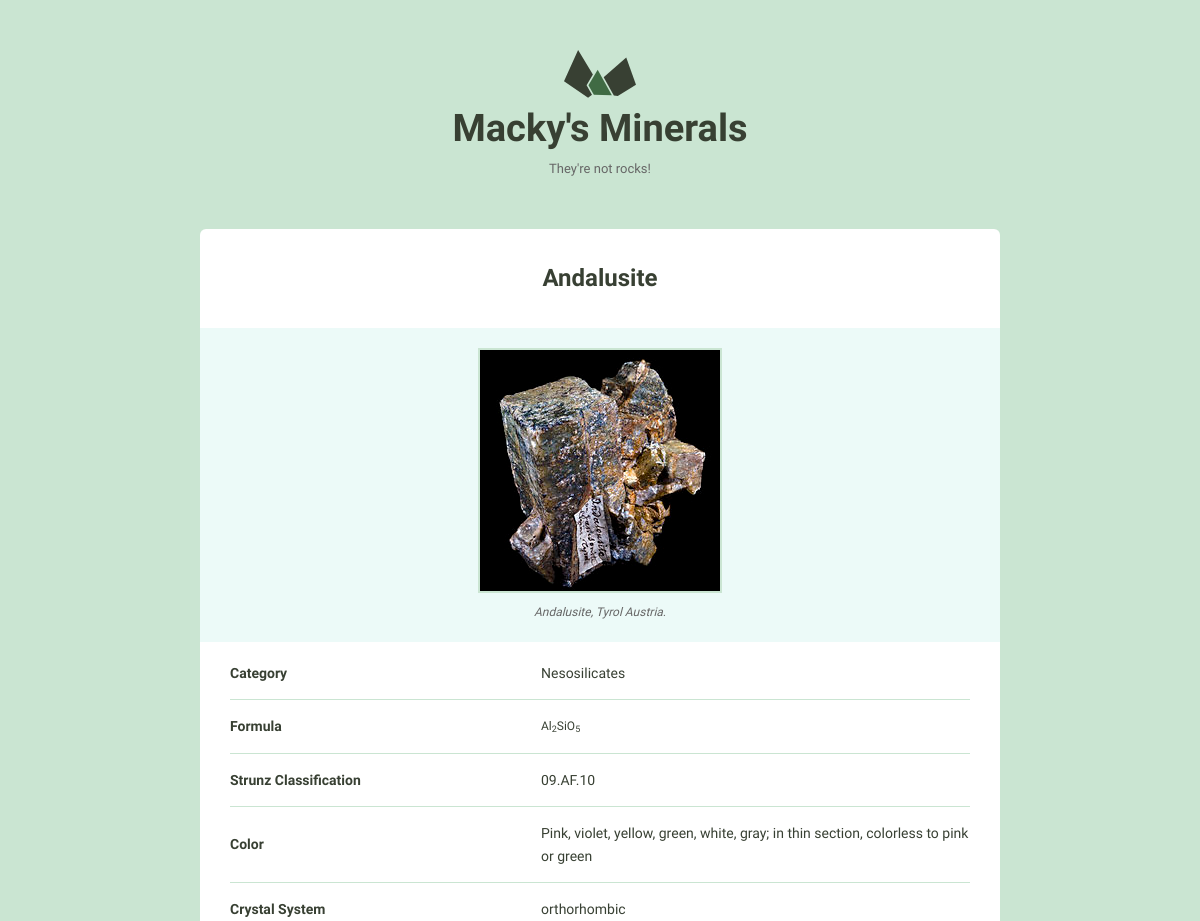
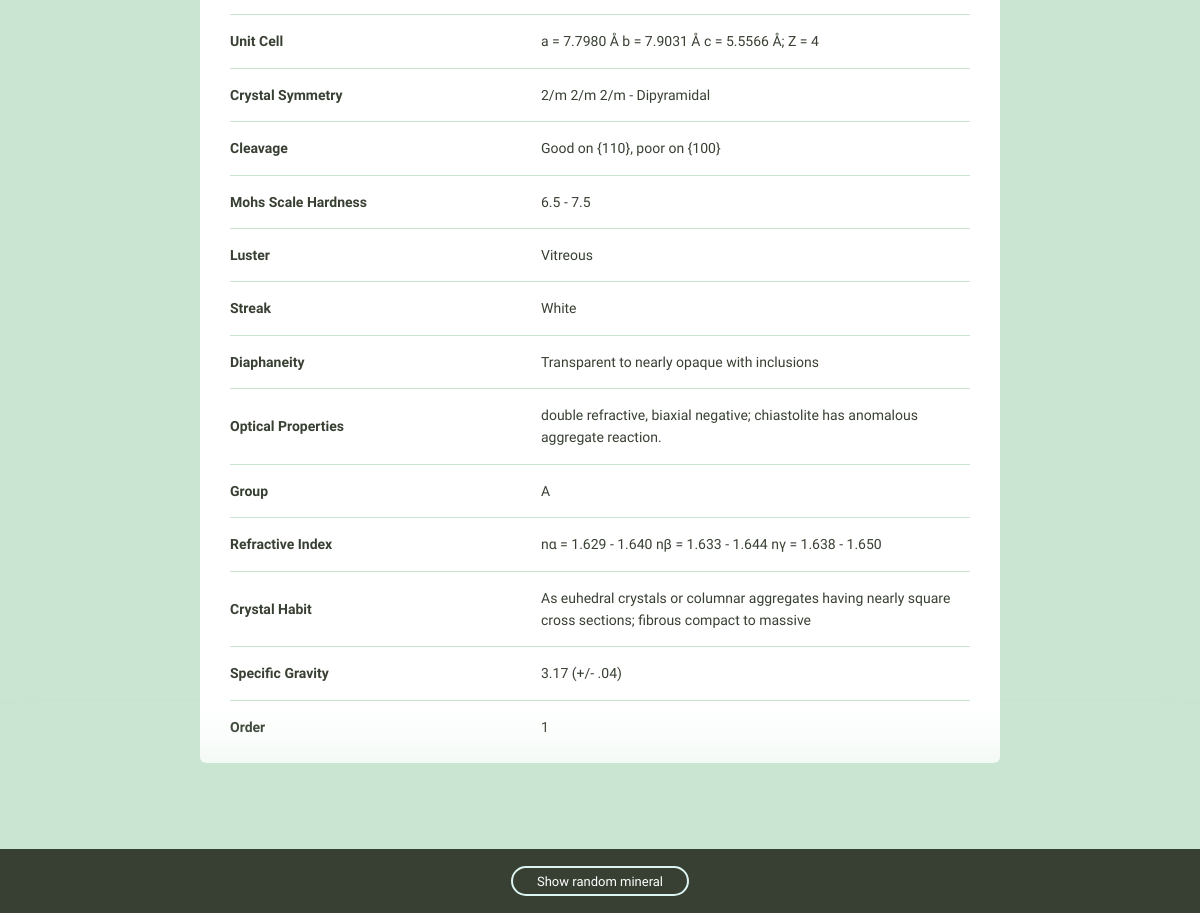
Page /14/ on the committed database (2 pictures, top to bottom).
### minerals/models.py (models this page shows)
class Mineral(models.Model):
    name = models.CharField(max_length=255)
    image_filename = models.CharField(max_length=535)
    image_caption = models.CharField(max_length=535)
    category = models.CharField(max_length=255)
    formula = models.CharField(max_length=255)
    strunz_classification = models.CharField(max_length=255, default='')
    color = models.CharField(max_length=255, default='')
    crystal_system = models.CharField(max_length=255, default='')
    unit_cell = models.CharField(max_length=535, default='')
    crystal_symmetry = models.CharField(max_length=255, default='')
    cleavage = models.CharField(max_length=255, default='')
    mohs_scale_hardness = models.CharField(max_length=255, default='')
    luster = models.CharField(max_length=255, default='')
    streak = models.CharField(max_length=255, default='')
    diaphaneity = models.CharField(max_length=255, default='')
    optical_properties = models.CharField(max_length=255, default='')
    group = models.CharField(max_length=255, default='')
    refractive_index = models.CharField(max_length=535, default='')
    crystal_habit = models.CharField(max_length=535, default='')
    specific_gravity = models.CharField(max_length=535, default='')
    order = models.IntegerField(default=0)
    class Meta:
        ordering = ['-order', 'name',]

### minerals/views.py (the view)
# urls.py: path('<int:pk>/', views.mineral_detail, name='detail'),
def mineral_detail(request, pk):
    mineral = get_object_or_404(Mineral, pk=pk)
    min_fields = get_mineral_fields(mineral)
    random_mineral = get_random_mineral_id()
    return render(request, 'minerals/mineral_detail.html', {
        'mineral': mineral,
        'fields': min_fields,
        'random_mineral': random_mineral
    })

### minerals/templatetags/attr.py (called while the page is built)
@register.filter
def titlize(string):
    return string.replace('_', ' ')

### minerals/views.py (called while the page is built)
def get_mineral_fields(mineral):
    fields = {}
    options = Mineral._meta
    min_fields = []
    ignore = ['id','name','image_caption','image_filename','category','formula']
    for field in sorted(options.concrete_fields + options.many_to_many):
        fields[field.name] = field
    for f in fields:
        val = getattr(mineral, f)
        if val != '' and f not in ignore:
            min_fields.append({
                'name': f,
                'value': val
            })
    return min_fields

def get_random_mineral_id():
    minerals = Mineral.objects.all()
    return randint(0, minerals.count())

### minerals/templates/minerals/mineral_detail.html (shortened to what this page needs)
{% extends "layout.html" %}
{% load static %}
{% load attr %}
{% block content %}
<div class="grid-100 mineral__container">
  <h1 class="mineral__name">{{ mineral.name }}</h1>
  <div class="mineral__image-bg">
    <img class="mineral__image" src="{% static 'images' %}/{{ mineral.name }}.jpg">
    <p class="mineral__caption">{{ mineral.image_caption }}</p>
  </div>
  <div class="mineral__table-container">
    <table class="mineral__table">
      <tr>
        <td class="mineral__category">Category</td>
        <td>{{ mineral.category }}</td>
      </tr>
      <tr>
        <td class="mineral__category">Formula</td>
        <td class="mineral__formula">{{ mineral.formula|safe }}</td>
      </tr>
      {% for field in fields %}
          <tr>
            <td class="mineral__category">{{ field.name|titlize|title }}</td>
            <td>{{ field.value }}</td>
          </tr>
      {% endfor %}
    </table>
  </div>
</div>
{% endblock %}
{% block random_mineral %}
<div class="minerals__random">
  <a class="minerals__anchor" href="{% url 'minerals:detail' pk=random_mineral %}">Show random mineral</a>
</div>
{% endblock %}

### templates/layout.html (shortened to what this page needs)
{% load static from staticfiles %}
<!DOCTYPE html>
<html lang="en">
<head>
  <link rel="stylesheet" href="{% static 'css/global.css' %}">
</head>
<body>
  <div class="bounds">
    <div class="grid-100">
      <a href="{% url 'minerals:list' %}">
        <h1 class="logo__name text-centered">Macky's Minerals</h1>
      </a>
      <p class="logo__text text-centered">They're not rocks!</p>
    </div>
    {% block content %}{% endblock %}
  </div>
  {% block random_mineral %}{% endblock %}
</body>
</html>

### assets/css/global.css (style rules this page uses)
html { font-family: sans-serif; -ms-text-size-adjust: 100%; -webkit-text-size-adjust: 100%; }
body { margin: 0; }
a { background-color: transparent; }
h1 { font-size: 2em; margin: 0.67em 0; }
sub { font-size: 75%; line-height: 0; position: relative; vertical-align: baseline; bottom: -0.25em; }
img { border: 0; }
svg:not(:root) { overflow: hidden; }
table { border-collapse: collapse; border-spacing: 0; }
td, th { padding: 0; }
html { font-size: 62.5%; }
body { background-color: #CAE5D2; font-size: 1.5em; line-height: 1.6; font-weight: 400; font-family: "Cousine"; color: #666; }
.bounds { max-width: 800px; margin: 0 auto; padding: 50px 0 150px; overflow: hidden; }
.grid, .grid-5, .grid-10, .grid-15, .grid-20, .grid-25, .grid-30, .grid-33, .grid-35, .grid-40, .grid-45, .grid-50, .grid-55, .grid-60, .grid-65, .grid-66, .grid-70, .grid-75, .grid-80, .grid-90, .grid-95, .grid-100 { float: left; box-sizing: border-box; position: relative; }
.grid-100 { width: 100%; padding: 0 15px; }
h1, h2, h3, h4, h5, h6 { margin-top: 0; margin-bottom: 2rem; font-weight: bold; font-family: "Work Sans", sans-serif; color: #384033; }
h1 { font-size: 3.8rem; }
@media (min-width: 550px) { h1 { font-size: 3.8rem; } }
p { margin-top: 0; font-size: 1.6rem; }
a { color: #689b98; text-decoration: none; -webkit-transition: color 0.2s; -moz-transition: color 0.2s; -ms-transition: color 0.2s; -o-transition: color 0.2s; transition: color 0.2s; }
th, td { padding: 15px; text-align: left; border-bottom: 1px solid #e1e1e1; }
th:first-child, td:first-child { padding-left: 0; }
th:last-child, td:last-child { padding-right: 0; }
table, p, ul { margin-bottom: 2.5rem; }
.text-centered { text-align: center; }
.logo { display: block; fill: #384033; position: relative; margin: 0 auto; width: 72px; }
.logo__name { margin-bottom: 0; }
.logo__text { margin-bottom: 50px; font-size: 13px; }
.minerals__anchor { border: solid 2px #DCF5F2; border-radius: 100px; color: #384033; display: block; font-size: 13px; text-align: center; padding: 8px 0 7px 0; width: 100%; transition: background-color 200ms ease-in-out, font-weight 200ms ease-in-out, color 200ms ease-in-out; }
.minerals__random { background-color: #384033; box-shadow: 0 0 100px 50px #CAE5D2; color: #fff; padding: 20px 0 20px 0; position: fixed; bottom: 0; text-align: center; width: 100%; }
.minerals__random .minerals__anchor { display: inline; color: #fff; padding: 6px 24px 5px 24px; }
.mineral__container { background-color: #fff; border-radius: 6px; list-style: none; padding: 0; text-align: center; }
.mineral__name { display: block; width: 100%; margin: 0; font-size: 24px; padding: 30px 0 30px 0; }
.mineral__image { display: block; margin: 0 auto; border: solid 2px #CAE5D2; }
.mineral__image-bg { background-color: #ecfaf8; padding: 20px 0; }
.mineral__caption { font-size: 12px; font-style: italic; padding: 10px 0 0 0; margin: 0; }
.mineral__table { font-size: 14px; color: #384033; }
.mineral__table td { border-color: #CAE5D2; }
.mineral__table tr:last-of-type td { border-bottom: none; padding-bottom: 0; }
.mineral__table-container { padding: 5px 30px 0; }
.mineral__category { font-weight: bold; width: 40%; }
.mineral__formula { font-size: 12px; }

### rows in the picture
Mineral: name "Andalusite", name (picture), image_caption "Andalusite, Tyrol Austria.", category "Nesosilicates", formula "Al 2 SiO 5", value "09.AF.10" "Pink, violet, yellow, green, white, gray; in thin section, colorless to pink or green" "orthorhombic" "a = 7.7980 Å b = 7.9031 Å c = 5.5566 Å; Z = 4" "2/m 2/m 2/m - Dipyramidal" "Good on {110}, poor on {100}" "6.5 - 7.5" "Vitreous" "White" "Transparent to nearly opaque with inclusions" "double refractive, biaxial negative; chiastolite has anomalous aggregate reaction." "nα = 1.629 - 1.640 nβ = 1.633 - 1.644 nγ = 1.638 - 1.650" "As euhedral crystals or columnar aggregates having nearly square cross sections; fibrous compact to massive" "3.17 (+/- .04)"

### other values in the picture
{{ field.name|titlize|title }} "Strunz Classification" "Color" "Crystal System" "Unit Cell" "Crystal Symmetry" "Cleavage" "Mohs Scale Hardness" "Luster" "Streak" "Diaphaneity" "Optical Properties" "Group" "Refractive Index" "Crystal Habit" "Specific Gravity" "Order"
{{ field.value }} "A" "1"
